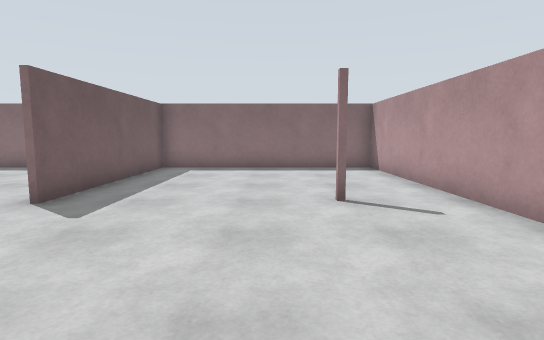
View 1 (above)

12 first-person views from a walk through a robot-simulator world made for Gazebo. The camera is 1.2 m above the floor, tilts 6° down and sees 80° across. The floor is counted in squares, 1 m on a side. Each view is taken from the middle of a square. On the plan, view 1 faces up. The plan holds only what a view shows up to about 13 squares ahead; the rest is blank.

View 2
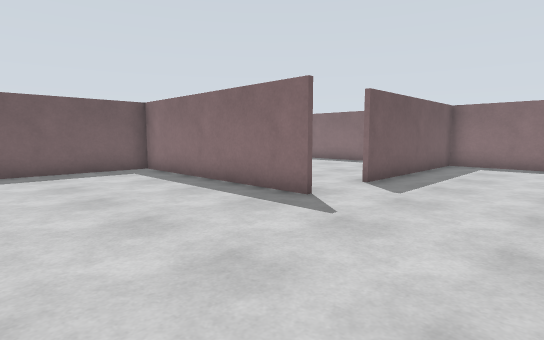

View 3
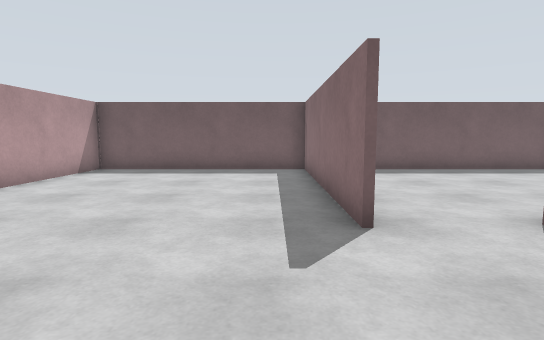

View 4
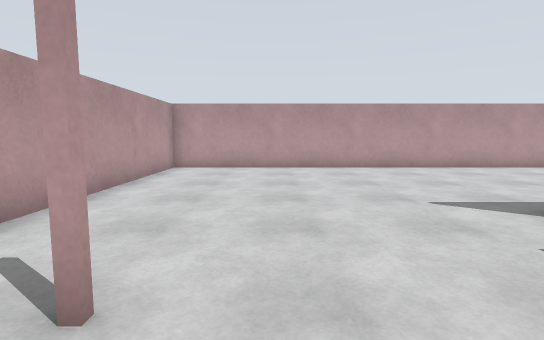

View 5
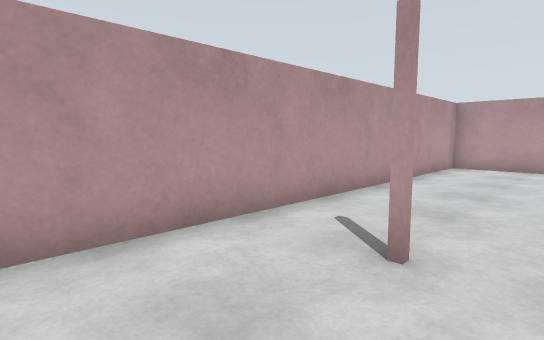

View 6
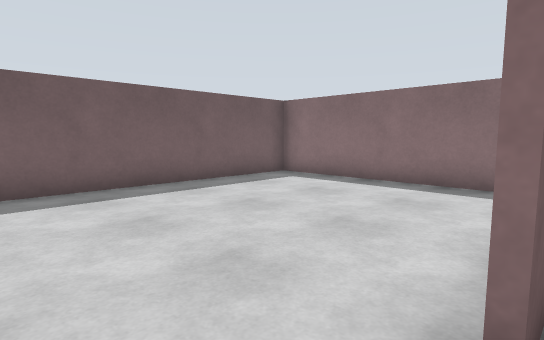

View 7
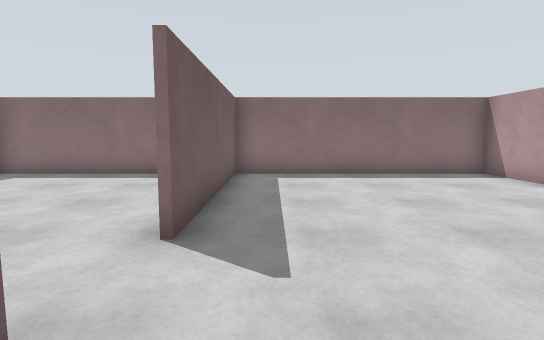

View 8
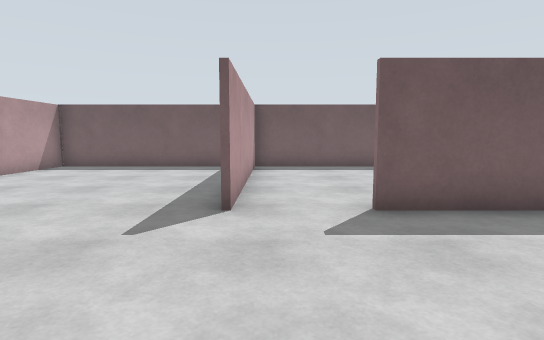

View 9
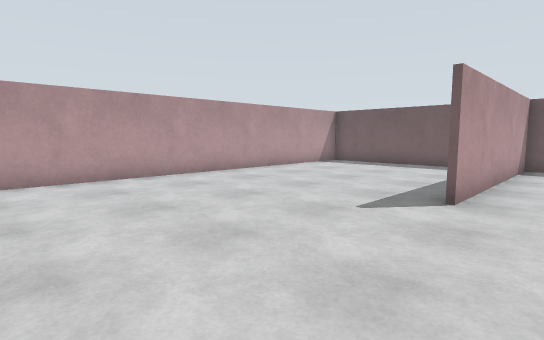

View 10
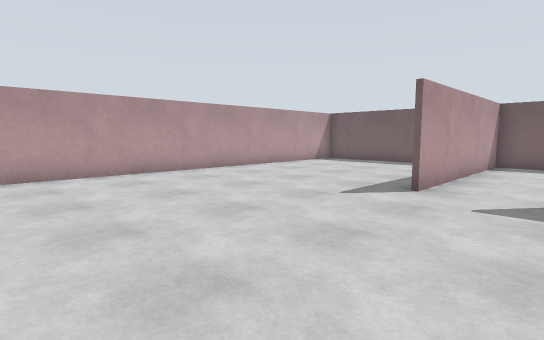

View 11
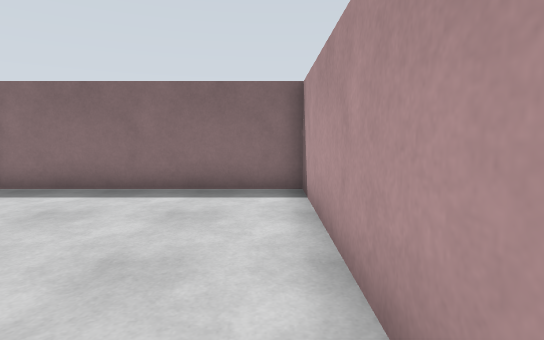

View 12
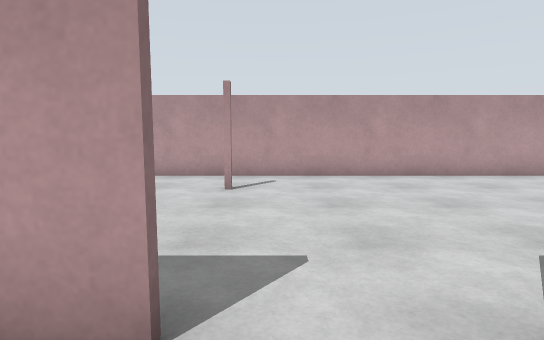

### Floor plan
Points are (right, up) in squares from view 1. A wall is a line through its corners. A room is listed if a view was taken in it or the views show most of it. See-through windows are left out.
Room 1 (views 1, 2, 3, 4, 5, 6, 7, 8, 9, 10)
walls: (-4.1, 3.2) (-11.8, 3.2); (-5.6, 3.3) (-4.1, 3.3); (-11.7, 2.9) (-11.7, -4.3) (3.7, -4.3) (3.7, 12.3) (-4, 12.3); (-4.2, 12.4) (-4.2, 5.6)
ways out: opening at (-4.5, 4.5) to room 2
Room 2 (views 11, 12)
walls: (-4.3, 5.6) (-4.3, 12.4); (-4, 12.3) (-11.7, 12.3) (-11.7, 2.9); (-11.8, 3.3) (-5.6, 3.3)
ways out: opening at (-4.5, 4.5) to room 1

Positions as (right, up) in squares from view 1, and headings:
1: (0, 0), facing up
2: (0, -2), facing up-left
3: (0, 2), facing left
4: (0, 8), facing down
5: (0, 9), facing down-right
6: (-4, 4), facing up-left
7: (-3, 2), facing up
8: (1, 4), facing left
9: (2, 5), facing down-left
10: (3, 6), facing down-left
11: (-5, 5), facing up
12: (-6, 5), facing right
